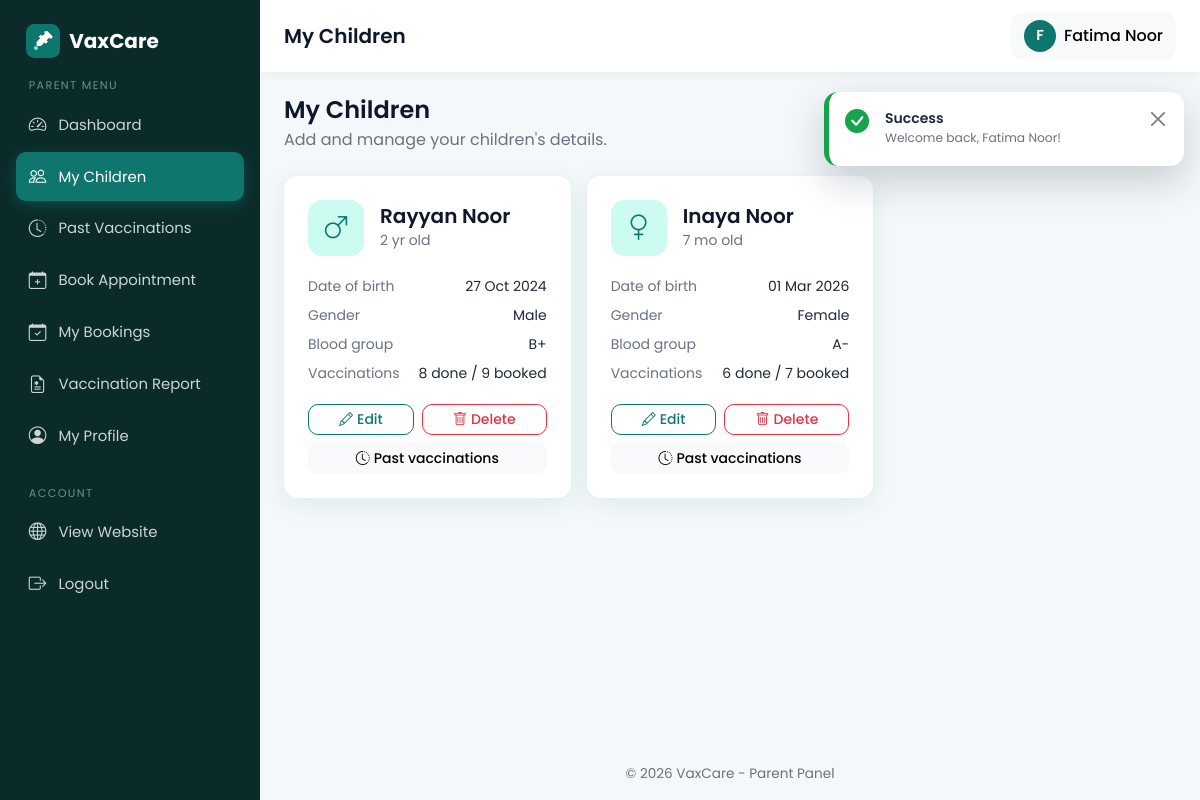
Screenshot of /parent/children.php (signed in) with the database file from the repository.
### tables this page shows
CREATE TABLE children (
  id INT AUTO_INCREMENT PRIMARY KEY,
  parent_id INT NOT NULL,
  name VARCHAR(100) NOT NULL,
  dob DATE NOT NULL,
  gender ENUM('male','female') NOT NULL,
  blood_group VARCHAR(5),
  created_at TIMESTAMP DEFAULT CURRENT_TIMESTAMP,
  FOREIGN KEY (parent_id) REFERENCES users(id) ON DELETE CASCADE
);

### parent/children.php (the view, shortened to what this page needs)
<?php
require_once __DIR__ . '/../config/db.php';
$stmt = $pdo->prepare(
    "SELECT c.*,
            (SELECT COUNT(*) FROM bookings b WHERE b.child_id = c.id) AS total_bookings,
            (SELECT COUNT(*) FROM bookings b WHERE b.child_id = c.id AND b.vaccination_status = 'vaccinated') AS vaccinated_count
     FROM children c
     WHERE c.parent_id = ?
     ORDER BY c.id DESC"
);
$stmt->execute([$_SESSION['user_id']]);
$children = $stmt->fetchAll();
require_once __DIR__ . '/../includes/parent_header.php';
?>
<div class="d-flex flex-wrap justify-content-between align-items-center gap-2 mb-4">
  <div>
    <h4 class="mb-1">My Children</h4>
    <p class="text-muted mb-0">Add and manage your children's details.</p>
  </div>
  <a href="<?= BASE_URL ?>/parent/child_form.php" class="btn btn-primary">
  </a>
</div>
<?php if (!$children): ?>
  <div class="card">
    <div class="card-body p-5 text-center">
      <div class="icon-box mx-auto mb-3"><i class="bi bi-person-hearts"></i></div>
      <h5>No children added yet</h5>
      <p class="text-muted mb-3">Add your child's details to start tracking vaccinations.</p>
      <a href="<?= BASE_URL ?>/parent/child_form.php" class="btn btn-primary">Add your first child</a>
    </div>
  </div>
<?php else: ?>
  <div class="row g-3">
    <?php foreach ($children as $c): ?>
      <div class="col-md-6 col-xl-4">
        <div class="card card-hover h-100">
          <div class="card-body p-4">
            <div class="d-flex align-items-center gap-3 mb-3">
              <div class="icon-box flex-shrink-0">
                <i class="bi bi-gender-<?= $c['gender'] === 'male' ? 'male' : 'female' ?>"></i>
              </div>
              <div class="min-w-0">
                <h5 class="mb-0 text-truncate"><?= e($c['name']) ?></h5>
                <small class="text-muted"><?= e(child_age($c['dob'])) ?> old</small>
              </div>
            </div>
            <ul class="list-unstyled small mb-3">
              <li class="d-flex justify-content-between py-1"><span class="text-muted">Date of birth</span><span><?= format_date($c['dob']) ?></span></li>
              <li class="d-flex justify-content-between py-1"><span class="text-muted">Gender</span><span><?= e(ucfirst($c['gender'])) ?></span></li>
              <li class="d-flex justify-content-between py-1"><span class="text-muted">Blood group</span><span><?= e($c['blood_group'] ?: '-') ?></span></li>
              <li class="d-flex justify-content-between py-1">
                <span class="text-muted">Vaccinations</span>
                <span><?= (int)$c['vaccinated_count'] ?> done / <?= (int)$c['total_bookings'] ?> booked</span>
              </li>
            </ul>
            <div class="d-flex gap-2">
              <a href="<?= BASE_URL ?>/parent/child_form.php?id=<?= (int)$c['id'] ?>" class="btn btn-sm btn-outline-primary flex-fill">
                <i class="bi bi-pencil me-1"></i>Edit
              </a>
              <form method="post" action="<?= BASE_URL ?>/parent/child_delete.php" class="flex-fill">
                <button type="submit" class="btn btn-sm btn-outline-danger w-100"
                        data-confirm="Delete <?= e($c['name']) ?>? This cannot be undone.">
                  <i class="bi bi-trash me-1"></i>Delete
                </button>
              </form>
            </div>
            <a href="<?= BASE_URL ?>/parent/past_vaccinations.php?child=<?= (int)$c['id'] ?>" class="btn btn-sm btn-light w-100 mt-2">
              <i class="bi bi-clock-history me-1"></i>Past vaccinations
            </a>
          </div>
        </div>
      </div>
    <?php endforeach; ?>
  </div>
<?php endif; ?>
<?php require_once __DIR__ . '/../includes/parent_footer.php'; ?>

### assets/css/style.css (style rules this page uses)
:root { --brand: #0f766e; --brand-dark: #115e59; --brand-light: #ccfbf1; --accent: #2563eb; --bg: #f4f8fa; --text: #1f2937; --muted: #6b7280; --radius: 14px; --shadow: 0 6px 24px rgba(15, 118, 110, 0.10); --bs-primary: #0f766e; --bs-primary-rgb: 15, 118, 110; --bs-link-color: #0f766e; --bs-link-hover-color: #115e59; --bs-body-font-family: 'Poppins', system-ui, sans-serif; --bs-body-color: var(--text); }
html { scroll-behavior: smooth; }
body { font-family: 'Poppins', system-ui, sans-serif; background: var(--bg); color: var(--text); min-height: 100vh; display: flex; flex-direction: column; }
h1, h2, h3, h4, h5, h6 { font-weight: 600; color: #0f172a; }
.text-muted { color: var(--muted) !important; }
.btn { border-radius: 10px; font-weight: 500; transition: all .2s ease; }
.btn-primary { --bs-btn-bg: var(--brand); --bs-btn-border-color: var(--brand); --bs-btn-hover-bg: var(--brand-dark); --bs-btn-hover-border-color: var(--brand-dark); --bs-btn-active-bg: var(--brand-dark); --bs-btn-active-border-color: var(--brand-dark); --bs-btn-disabled-bg: var(--brand); --bs-btn-disabled-border-color: var(--brand); }
.btn-outline-primary { --bs-btn-color: var(--brand); --bs-btn-border-color: var(--brand); --bs-btn-hover-bg: var(--brand); --bs-btn-hover-border-color: var(--brand); --bs-btn-active-bg: var(--brand); --bs-btn-active-border-color: var(--brand); }
.card { border: 0; border-radius: var(--radius); box-shadow: var(--shadow); }
.card-hover { transition: transform .25s ease, box-shadow .25s ease; }
.icon-box { width: 56px; height: 56px; border-radius: 14px; display: inline-flex; align-items: center; justify-content: center; background: var(--brand-light); color: var(--brand); font-size: 1.6rem; }
body.admin-body { display: block; background: var(--bg); }
:root { --bs-primary-bg-subtle: #ccfbf1; --bs-primary-text-emphasis: #0f766e; }
.min-w-0 { min-width: 0; }
html { scroll-padding-top: 80px; }

### rows the page displays
children: name "Rayyan Noor", dob "2 yr", dob "27 Oct 2024", gender "Male", blood_group "B+", vaccinated_count "8", total_bookings "9"
children: name "Inaya Noor", dob "7 mo", dob "01 Mar 2026", gender "Female", blood_group "A-", vaccinated_count "6", total_bookings "7"

### other values shown
APP_NAME "VaxCare"
$label "Dashboard"
$label "My Children"
$label "Past Vaccinations"
$label "Book Appointment"
$label "My Bookings"
$label "Vaccination Report"
$label "My Profile"
$pageTitle "My Children"
mb_strtoupper(mb_substr($_SESSION['name'] ?? 'P', 0, 1)) "F"
$_SESSION['name'] "Fatima Noor"
$title "Success"
$flash['message'] "Welcome back, Fatima Noor!"
